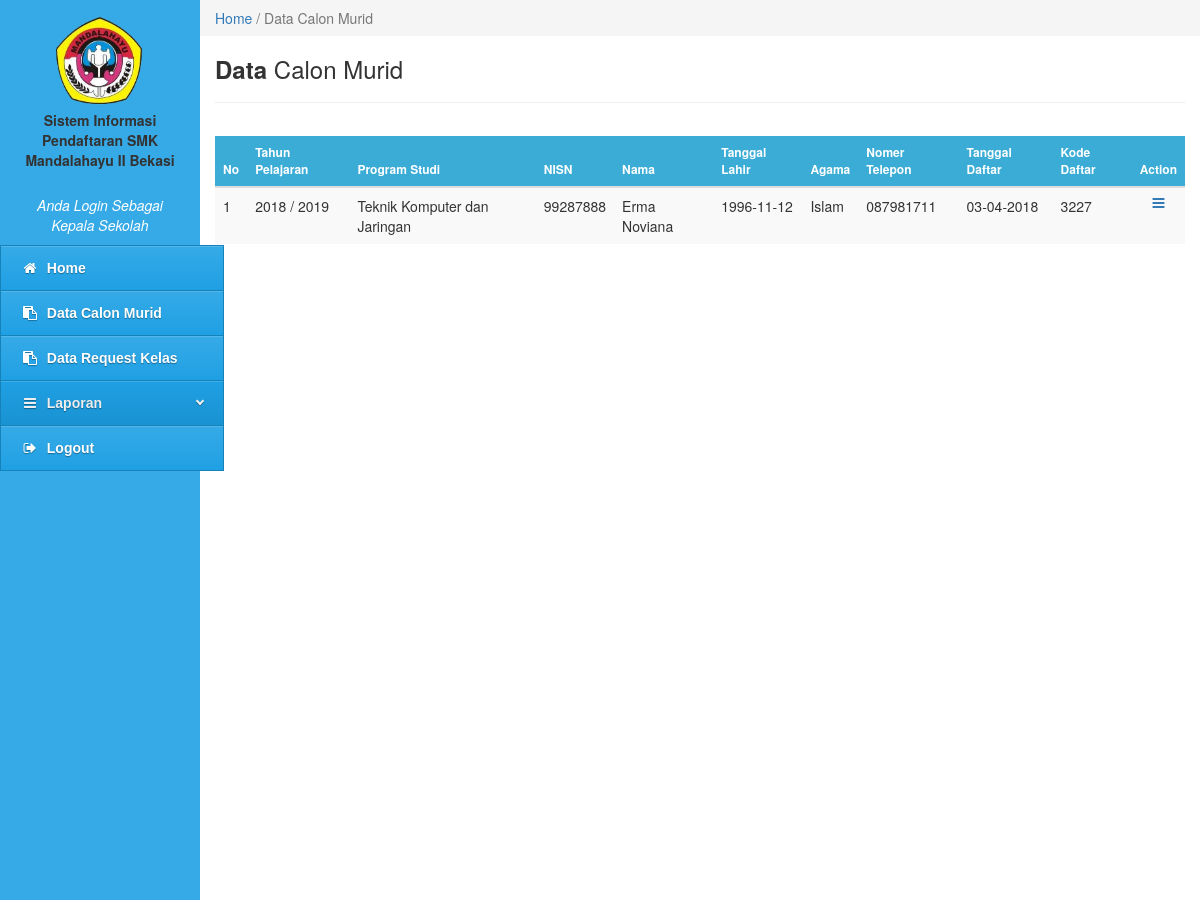
The page /kepala-sekolah/kepsek.php?content=data-calon-murid (signed in, upper part) on the database as committed earlier.
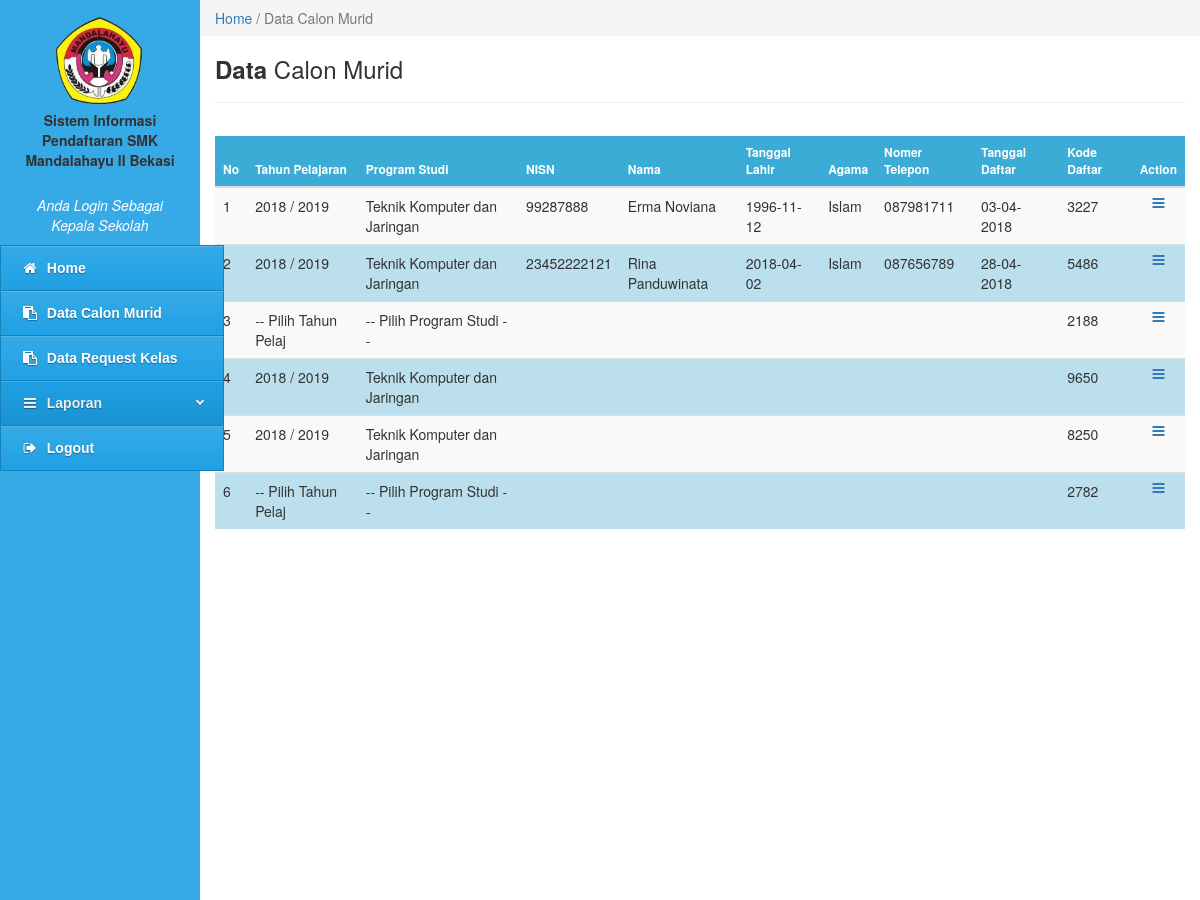
The same page on the database as committed later.
### tables this page shows
CREATE TABLE `tbl_data_calon_murid` (
  `id_calon_murid` int(10) NOT NULL,
  `tahun_pelajaran` varchar(20) NOT NULL,
  `prodi` varchar(50) NOT NULL,
  `nisn` varchar(30) NOT NULL,
  `nama` varchar(100) NOT NULL,
  `nama_panggilan` varchar(50) NOT NULL,
  `jenis_kelamin` varchar(10) NOT NULL,
  `tempat_lahir` varchar(20) NOT NULL,
  `tgl_lahir` varchar(20) NOT NULL,
  `agama` varchar(20) NOT NULL,
  `kewarganegaraan` varchar(50) NOT NULL,
  `anak_ke` varchar(20) NOT NULL,
  `status_perwalian` varchar(50) NOT NULL,
  `perwalian_oleh` varchar(20) NOT NULL,
  `jml_saudara_kandung` int(10) NOT NULL,
  `jml_saudara_tiri` int(10) NOT NULL,
  `jml_saudara_angkat` int(10) NOT NULL,
  `status_keluarga` varchar(20) NOT NULL,
  `bahasa` varchar(30) NOT NULL,
  `alamat` varchar(100) NOT NULL,
  `telepon_rumah` varchar(20) NOT NULL,
  `status_tinggal` varchar(20) NOT NULL,
  `jarak` varchar(20) NOT NULL,
  `transportasi` varchar(30) NOT NULL,
  `asal_sekolah` varchar(100) NOT NULL,
  `nomor_ijazah` varchar(20) NOT NULL,
  `tgl_ijazah` varchar(20) NOT NULL,
  `lama_belajar` varchar(20) NOT NULL,
  `jml_un` varchar(10) NOT NULL,
  `berat_badan` varchar(10) NOT NULL,
  `tinggi_badan` varchar(10) NOT NULL,
  `goldar` varchar(10) NOT NULL,
  `penyakit` varchar(100) NOT NULL,
  `kelainan` varchar(100) NOT NULL,
  `nama_ayah` varchar(50) NOT NULL,
  `tempat_lahir_ayah` varchar(50) NOT NULL,
  `tgl_lahir_ayah` varchar(50) NOT NULL,
  `pekerjaan_ayah` varchar(50) NOT NULL,
  `penghasilan_ayah` varchar(50) NOT NULL,
  `pendidikan_ayah` varchar(20) NOT NULL,
  `kewarganegaraan_ayah` varchar(50) NOT NULL,
  `nama_ibu` varchar(50) NOT NULL,
  `tempat_lahir_ibu` varchar(50) NOT NULL,
  `tgl_lahir_ibu` varchar(20) NOT NULL,
  `pekerjaan_ibu` varchar(50) NOT NULL,
  `penghasilan_ibu` varchar(50) NOT NULL,
  `pendidikan_ibu` varchar(20) NOT NULL,
  `kewarganegaraan_ibu` varchar(50) NOT NULL,
  `alamat_orangtua` varchar(100) NOT NULL,
  `nomor_hp` varchar(20) NOT NULL,
  `pengeluaran` varchar(50) NOT NULL,
  `jml_keluarga_kerja` int(10) NOT NULL,
  `jml_keluarga_menikah` int(10) NOT NULL,
  `nama_wali` varchar(50) NOT NULL,
  `tempat_lahir_wali` varchar(50) NOT NULL,
  `tgl_lahir_wali` varchar(20) NOT NULL,
  `pekerjaan_wali` varchar(50) NOT NULL,
  `penghasilan_wali` varchar(50) NOT NULL,
  `pendidikan_wali` varchar(20) NOT NULL,
  `kewarganegaraan_wali` varchar(50) NOT NULL,
  `alamat_wali` varchar(100) NOT NULL,
  `nomor_hp_wali` varchar(20) NOT NULL,
  `pengeluaran_wali` varchar(50) NOT NULL,
  `jml_wali_kerja` int(20) NOT NULL,
  `jml_wali_menikah` int(20) NOT NULL,
  `kesenian` varchar(100) NOT NULL,
  `olahraga` varchar(100) NOT NULL,
  `organisasi` varchar(100) NOT NULL,
  `hasta_karya` varchar(100) NOT NULL,
  `bakat_lulus` varchar(100) NOT NULL,
  `cita_cita` varchar(100) NOT NULL,
  `tgl_daftar` varchar(20) NOT NULL,
  `syarat_nisn` varchar(50) NOT NULL,
  `syarat_ijazah` varchar(50) NOT NULL,
  `syarat_kk` varchar(50) NOT NULL,
  `syarat_akte` varchar(50) NOT NULL,
  `syarat_foto` varchar(50) NOT NULL,
  `kode_daftar` int(10) NOT NULL,
  `status` int(2) NOT NULL
);

### kepala-sekolah/data-calon-murid.php (the view, shortened to what this page needs)
<div class="col-md-10" style="padding:0px">
  <ol class="breadcrumb" style="margin:0;border-radius:0;">
    <li class="active"><a href="kepsek.php?content=home-kepala-sekolah">Home</a> / Data Calon Murid</li>
      </ol>
  </div>
<div class="col-md-10" style="min-height:100px">
  <h3><b>Data</b> Calon Murid</h3>
  <hr>
</div>
<div class="col-md-10" style="min-height:100px">
  <form class="form-horizontal" method="POST">
      <table class="table table-striped">
        <thead>
          <tr>
            <th>No</th>
            <th>Tahun Pelajaran</th>
            <th>Program Studi</th>
            <th>NISN</th>
            <th>Nama</th>
            <th>Tanggal Lahir</th>
            <th>Agama</th>
            <th>Nomer Telepon</th>
            <th>Tanggal Daftar</th>
            <th>Kode Daftar</th>
            <th><center>Action</center></th>
          </tr>
        </thead>
        <tbody>
          <?php
            include '../config/koneksi.php';
            $query = mysqli_query($konek, "SELECT * FROM tbl_data_calon_murid")or die(mysqli_error());
                    if(mysqli_num_rows($query) == 0){
                      echo '<tr><td colspan="12" align="center">Tidak ada data!</td></tr>';
                    }
                      else
                    {
                      $no = 1;
                      while($data = mysqli_fetch_array($query)){
                        echo '<tr>';
                        echo '<td>'.$no.'</td>';
                        echo '<td>'.$data['tahun_pelajaran'].'</td>';
                        echo '<td>'.$data['prodi'].'</td>';
                        echo '<td>'.$data['nisn'].'</td>';
                        echo '<td>'.$data['nama'].'</td>';
                        echo '<td>'.$data['tgl_lahir'].'</td>';
                        echo '<td>'.$data['agama'].'</td>';
                        echo '<td>'.$data['telepon_rumah'].'</td>';
                        echo '<td>'.$data['tgl_daftar'].'</td>';
                        echo '<td>'.$data['kode_daftar'].'</td>';
                        echo '<td  width="20"><center><a data-toggle="tooltip" data-placement="left" title="Lihat Data Lengkap" href=kepsek.php?content=edit-calon-murid&&id_calon_murid='.$data['id_calon_murid'].'><i class="fa fa-bars fa-fw"></i></a></center></td>';
                        echo '</tr>';
                        $no++;
                      }
                    }
                ?>
        </tbody>
      </table>
    </form>
</div>

### kepala-sekolah/kepsek.php (shortened to what this page needs)
<?php session_start();
  if(isset($_SESSION['username'])){
      include "../config/koneksi.php";
     if(isset($_GET['content'])) $content = $_GET['content'];
        else $content = "home-kepala-sekolah";
?>
<!doctype>
<html lang='ind'>
<head>
   <link rel="stylesheet" href="../assets/css/styles-menu-admin.css">
   <link rel="stylesheet" href="../assets/css/bootstrap.min.css">
   <link rel="stylesheet" href="../assets/css/font-awesome.min.css">
</head>
<body>
    <div class="col-md-2 colmenu" style="padding:0;height:2940;">
      <div class="col-md-12" style="padding:10px;"><center><img src="../gambar/manda.png" alt="" height="100px" width="130px"></center>
        <p align="center"><b>Sistem Informasi Pendaftaran SMK Mandalahayu II Bekasi</b></p>
      </div>
      <div class="col-md-12" style="padding:5px;padding-bottom:10px;color:#fff;"><center><i>Anda Login Sebagai <br>Kepala Sekolah</i></center></div>
        <?php
          include "menu.php";
        ?>
      </div>
        <?php
            if ($content=='home-kepala-sekolah')
              include 'home-kepala-sekolah.php';
            else if ($content=='data-calon-murid')
              include 'data-calon-murid.php';
           ?>
</body>
<html>
<?php
  }else{
    header("location:../admin/index.php");
  }
?>

### kepala-sekolah/menu.php (shortened to what this page needs)
<div id='cssmenu' >
   <ul>
      <li><a href='kepsek.php?content=home-kepala-sekolah'><i class="fa fa-home fa-fw"></i>&nbsp; Home</a></li>
      <li><a href='kepsek.php?content=data-calon-murid'><i class="fa fa-clipboard fa-fw"></i>&nbsp; Data Calon Murid</a></li>
      <li><a href='kepsek.php?content=data-request-kelas'><i class="fa fa-clipboard fa-fw"></i>&nbsp; Data Request Kelas</a></li>
      <li class='active has-sub'><a href='#'><i class="fa fa-bars fa-fw"></i>&nbsp; Laporan</a>
      </li>
      <li class='last'><a onClick="return confirm('Apakah anda ingin keluar?')" href='../config/logout.php'><i class="fa fa-sign-out fa-fw"></i>&nbsp; Logout</a></li>
   </ul>
</div>

### assets/css/styles-menu-admin.css (style rules this page uses)
#cssmenu, #cssmenu ul, #cssmenu ul li, #cssmenu ul li a { margin: 0; padding: 0; border: 0; list-style: none; line-height: 1; display: block; position: relative; -webkit-box-sizing: border-box; -moz-box-sizing: border-box; box-sizing: border-box; }
#cssmenu { width: 224px; font-family: Helvetica, Arial, sans-serif; color: #ffffff; float: left; }
#cssmenu > ul > li > a { padding: 15px 20px; border-left: 1px solid #1682ba; border-right: 1px solid #1682ba; border-top: 1px solid #1682ba; cursor: pointer; z-index: 2; font-size: 14px; font-weight: bold; text-decoration: none; color: #ffffff; text-shadow: 0 1px 1px rgba(0, 0, 0, 0.35); background: #36aae7; background: -webkit-linear-gradient(#36aae7, #1fa0e4); background: -moz-linear-gradient(#36aae7, #1fa0e4); background: -o-linear-gradient(#36aae7, #1fa0e4); background: -ms-linear-gradient(#36aae7, #1fa0e4); background: linear-gradient(#36aae7, #1fa0e4); box-shadow: inset 0 1px 0 rgba(255, 255, 255, 0.15); }
#cssmenu > ul > li > a:hover, #cssmenu > ul > li.active > a, #cssmenu > ul > li.open > a { color: #eeeeee; background: #1fa0e4; background: -webkit-linear-gradient(#1fa0e4, #1992d1); background: -moz-linear-gradient(#1fa0e4, #1992d1); background: -o-linear-gradient(#1fa0e4, #1992d1); background: -ms-linear-gradient(#1fa0e4, #1992d1); background: linear-gradient(#1fa0e4, #1992d1); }
#cssmenu > ul > li:last-child > a, #cssmenu > ul > li.last > a { border-bottom: 1px solid #1682ba; }
.colmenu { background:#36aae7;padding:0; height:636px; }

### kepala-sekolah/data-calon-murid.php (style rules this page uses)
table { border-collapse: collapse; width: 100%; }
th, td { text-align: left; padding: 8px; }
tr:nth-child(even) { background-color: #bbdfed; }
th { background-color: #3bacd6; color: white; font-size: 12px; }
td { font-size: 14px; }

Rows that differ between the two databases and show on the page:
added tbl_data_calon_murid: tahun_pelajaran "2018 / 2019", prodi "Teknik Komputer dan Jaringan", nisn "23452222121", nama "Rina Panduwinata", tgl_lahir "2018-04-02", agama "Islam", telepon_rumah "087656789", tgl_daftar "28-04-2018", kode_daftar "5486"
added tbl_data_calon_murid: tahun_pelajaran "-- Pilih Tahun Pelaj", prodi "-- Pilih Program Studi --", kode_daftar "2188"
added tbl_data_calon_murid: tahun_pelajaran "2018 / 2019", prodi "Teknik Komputer dan Jaringan", kode_daftar "9650"
added tbl_data_calon_murid: tahun_pelajaran "2018 / 2019", prodi "Teknik Komputer dan Jaringan", kode_daftar "8250"
added tbl_data_calon_murid: tahun_pelajaran "-- Pilih Tahun Pelaj", prodi "-- Pilih Program Studi --", kode_daftar "2782"
